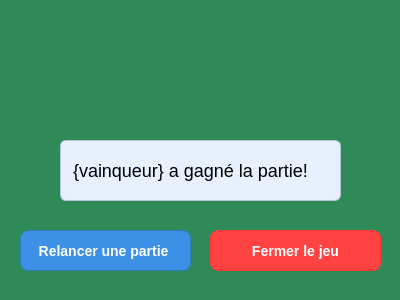
<?xml version="1.0" encoding="UTF-8"?>
<ui version="4.0">
 <class>Dialog</class>
 <widget class="QDialog" name="Dialog">
  <property name="geometry">
   <rect>
    <x>0</x>
    <y>0</y>
    <width>400</width>
    <height>300</height>
   </rect>
  </property>
  <property name="windowTitle">
   <string>Dialog</string>
  </property>
  <property name="layoutDirection">
   <enum>Qt::LeftToRight</enum>
  </property>
  <property name="autoFillBackground">
   <bool>false</bool>
  </property>
  <property name="styleSheet">
   <string notr="true">background-color: #2E8B57</string>
  </property>
  <widget class="QLabel" name="label">
   <property name="geometry">
    <rect>
     <x>60</x>
     <y>140</y>
     <width>281</width>
     <height>61</height>
    </rect>
   </property>
   <property name="layoutDirection">
    <enum>Qt::RightToLeft</enum>
   </property>
   <property name="styleSheet">
    <string notr="true">QLabel {
    color: black; /* Text color matching the poker table green for a cohesive look */
    background-color: #E8F0FE; /* Light background color for contrast */
    border: 1px solid #B0C4DE; /* Light gray-blue border */
    border-radius: 6px; /* Rounded corners for a modern look */
    padding: 4px 8px; /* Padding for spacing */
    font-size: 18px; /* Font size */
    text-decoration: bold;
}
</string>
   </property>
   <property name="text">
    <string>{vainqueur} a gagné la partie!</string>
   </property>
  </widget>
  <widget class="QPushButton" name="pushButton">
   <property name="geometry">
    <rect>
     <x>20</x>
     <y>230</y>
     <width>171</width>
     <height>41</height>
    </rect>
   </property>
   <property name="styleSheet">
    <string notr="true">QPushButton {
    color: #ffffff; /* Text color */
    background-color: #3C91E6; /* Default background color (contrasting blue) */
    border: 1px solid #2B7CB8; /* Border color */
    border-radius: 8px; /* Rounded corners */
    padding: 8px 16px; /* Padding */
    font-size: 14px; /* Font size */
    font-weight: bold; /* Font weight */
}

QPushButton:hover {
    background-color: #5AA7EA; /* Hover background color (lighter blue) */
    border: 1px solid #3C91E6; /* Hover border color */
}

QPushButton:pressed {
    background-color: #2B7CB8; /* Pressed background color (darker blue) */
    border: 1px solid #235E8E; /* Pressed border color */
}

QPushButton:disabled {
    background-color: #9DA9B3; /* Disabled background color (gray) */
    color: #6C757D; /* Disabled text color */
    border: 1px solid #6C757D; /* Disabled border color */
}</string>
   </property>
   <property name="text">
    <string>Relancer une partie </string>
   </property>
  </widget>
  <widget class="QPushButton" name="pushButton_2">
   <property name="geometry">
    <rect>
     <x>210</x>
     <y>230</y>
     <width>171</width>
     <height>41</height>
    </rect>
   </property>
   <property name="styleSheet">
    <string notr="true">QPushButton {
    color: #ffffff; /* Text color */
    background-color: #ff4242; /* Default background color (contrasting blue) */
    border: 1px solid #ff3434; /* Border color */
    border-radius: 8px; /* Rounded corners */
    padding: 8px 16px; /* Padding */
    font-size: 14px; /* Font size */
    font-weight: bold; /* Font weight */
}

QPushButton:hover {
    background-color: #e02d2d; /* Hover background color (lighter blue) */
    border: 1px solid #ff3434; /* Hover border color */
}

QPushButton:pressed {
    background-color: #2B7CB8; /* Pressed background color (darker blue) */
    border: 1px solid #235E8E; /* Pressed border color */
}

QPushButton:disabled {
    background-color: #9DA9B3; /* Disabled background color (gray) */
    color: #6C757D; /* Disabled text color */
    border: 1px solid #6C757D; /* Disabled border color */
}</string>
   </property>
   <property name="text">
    <string>Fermer le jeu</string>
   </property>
  </widget>
  <widget class="QLabel" name="label_2">
   <property name="geometry">
    <rect>
     <x>150</x>
     <y>30</y>
     <width>101</width>
     <height>101</height>
    </rect>
   </property>
   <property name="styleSheet">
    <string notr="true">background-color: rgba(46, 139, 87, 0);</string>
   </property>
   <property name="text">
    <string/>
   </property>
   <property name="pixmap">
    <pixmap>../images/icons/crown.png</pixmap>
   </property>
  </widget>
 </widget>
 <resources/>
 <connections/>
</ui>
